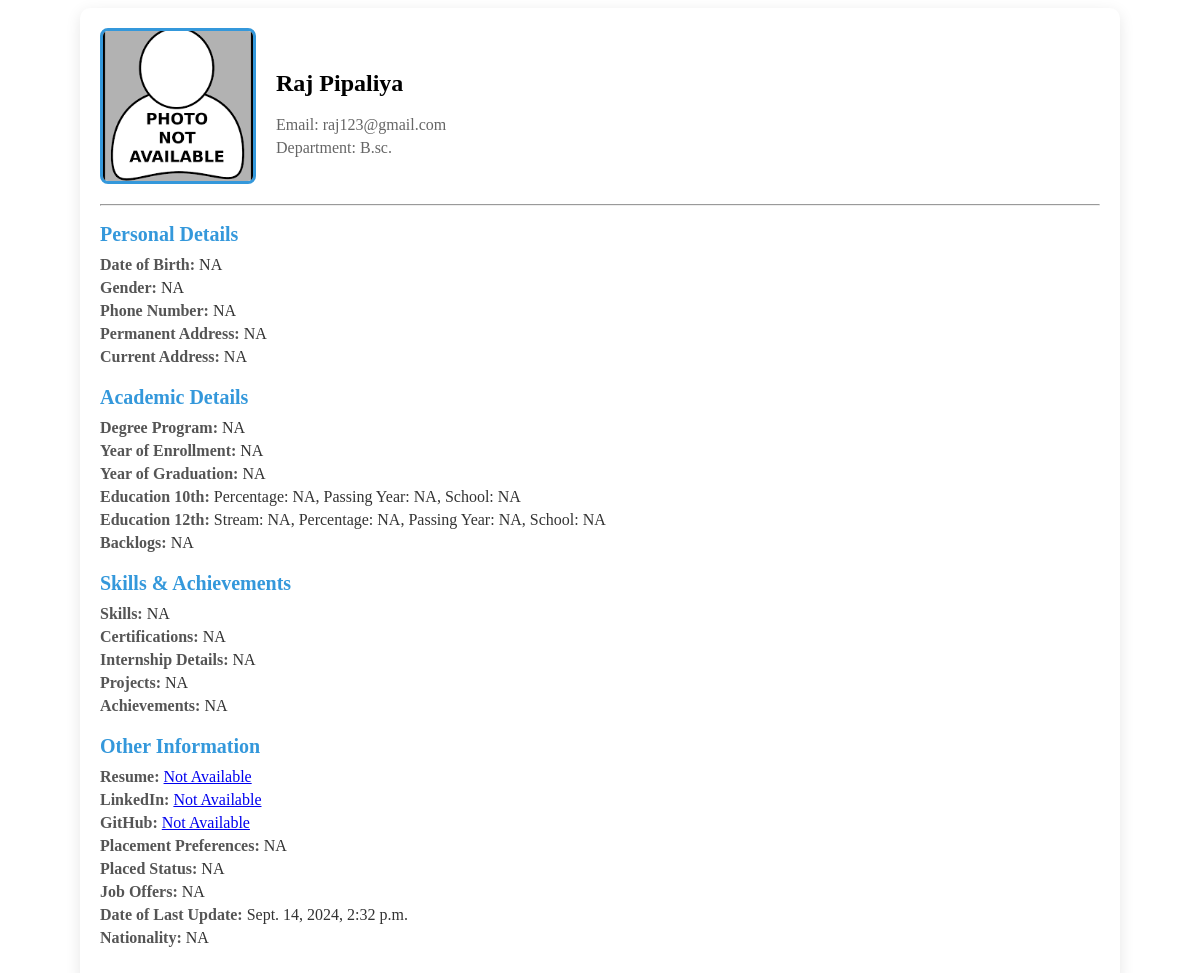
Page /student/raj123@gmail.com/ on the earlier database version.
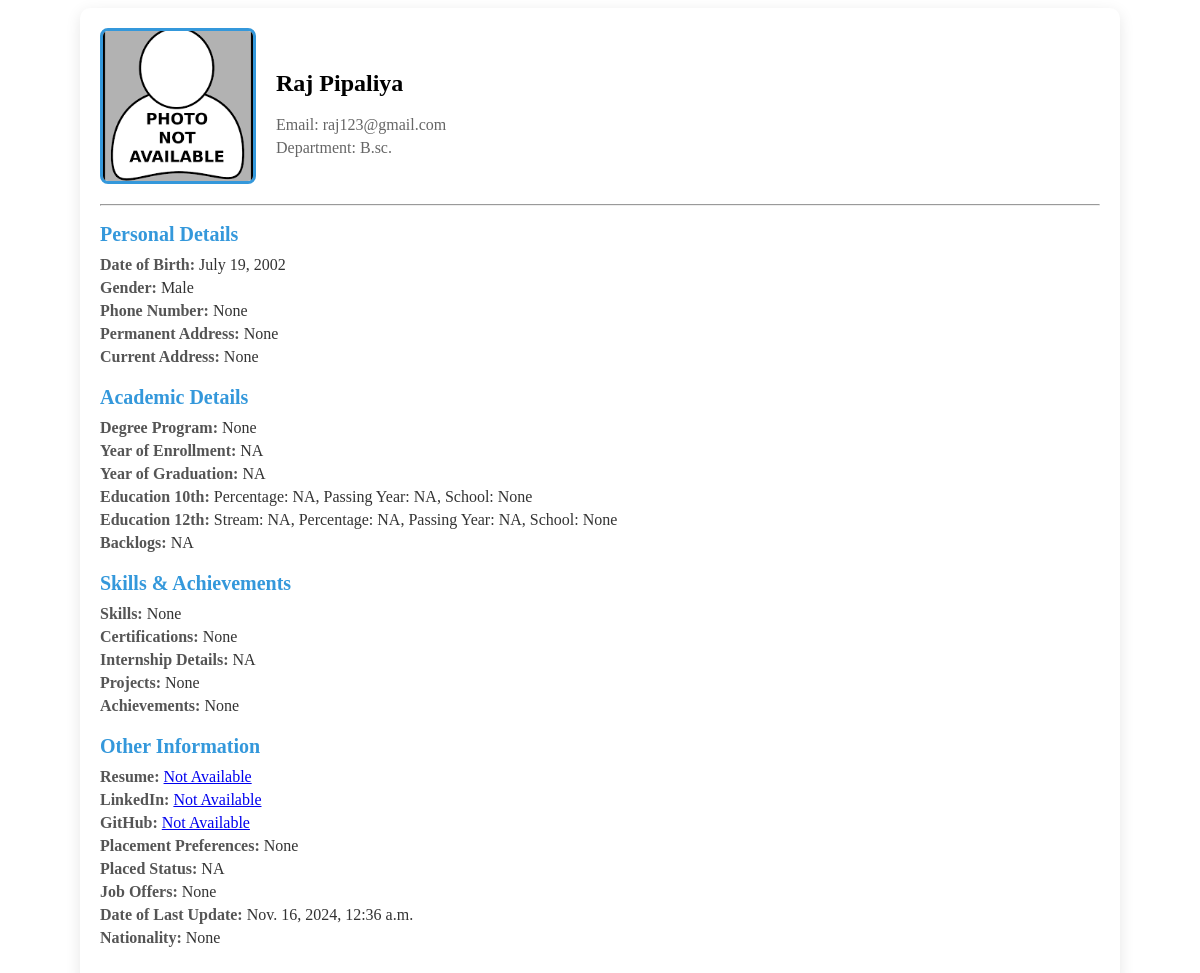
Same page on the later database version.
### cprs_app/models.py (models this page shows, shortened)
class StudentInformation(models.Model):
    student_profile = models.OneToOneField(StudentProfile, on_delete=models.CASCADE, related_name='student_info')
    student_id = models.CharField(max_length=50, unique=True, blank=True, null=True)
    college_email = models.EmailField(unique=True)
    full_name = models.CharField(max_length=200)
    personal_email = models.EmailField(blank=True, null=True)
    phone_number = models.CharField(max_length=15, blank=True, null=True)
    date_of_birth = models.DateField(blank=True, null=True)
    gender = models.CharField(max_length=10, choices=[('Male', 'Male'), ('Female', 'Female'), ('Other', 'Other')], blank=True, null=True)
    profile_photo = models.ImageField(upload_to='student_photos/', blank=True, null=True)
    permanent_address = models.TextField(blank=True, null=True)
    current_address = models.TextField(blank=True, null=True)
    department = models.CharField(max_length=100)
    degree_program = models.CharField(max_length=100, blank=True, null=True)
    year_of_enrollment = models.IntegerField(blank=True, null=True)
    year_of_graduation = models.IntegerField(blank=True, null=True)
    tenth_percentage = models.FloatField(blank=True, null=True)
    tenth_passing_year = models.IntegerField(blank=True, null=True)
    tenth_school = models.CharField(max_length=200, blank=True, null=True)
    twelfth_stream = models.CharField(max_length=50, choices=[('Science', 'Science'), ('Commerce', 'Commerce'), ('Arts', 'Arts'), ('Other', 'Other')], blank=True, null=True)
    twelfth_percentage = models.FloatField(blank=True, null=True)
    twelfth_passing_year = models.IntegerField(blank=True, null=True)
    twelfth_school = models.CharField(max_length=200, blank=True, null=True)
    ug_course = models.CharField(max_length=100, blank=True, null=True)
    ug_passing_year = models.IntegerField(blank=True, null=True)
    ug_cgpa = models.FloatField(blank=True, null=True)
    ug_college_university = models.CharField(max_length=200, blank=True, null=True)
    other_course = models.CharField(max_length=100, blank=True, null=True)
    other_passing_year = models.IntegerField(blank=True, null=True)
    other_cgpa = models.FloatField(blank=True, null=True)
    other_college_university = models.CharField(max_length=200, blank=True, null=True)
    backlogs = models.IntegerField(default=0, blank=True, null=True)
    skills = models.TextField(blank=True, null=True)
    certifications = models.TextField(blank=True, null=True)
    internship_details = models.TextField(blank=True, null=True)
    projects = models.TextField(blank=True, null=True)
    achievements = models.TextField(blank=True, null=True)
    extracurricular_activities = models.TextField(blank=True, null=True)
    resume = models.FileField(upload_to='resumes/', blank=True, null=True)
    linkedin_profile = models.URLField(blank=True, null=True)
    github_profile = models.URLField(blank=True, null=True)
    placement_preferences = models.TextField(blank=True, null=True)
    placed_status = models.BooleanField(default=False)
    job_offers = models.TextField(blank=True, null=True)
    date_of_last_update = models.DateTimeField(default=timezone.now)
    nationality = models.CharField(max_length=50, blank=True, null=True)

class StudentProfile(models.Model):
    student_name = models.CharField(max_length=100,default=None)
    email = models.EmailField(unique=True,blank=True,null=True)
    department = models.CharField(max_length=50,default=None)
    password = models.CharField(max_length=128,default=None)
    reset_code = models.CharField(max_length=6, blank=True, null=True)
    reset_code_expires_at = models.DateTimeField(blank=True, null=True)

### cprs_app/views.py (the view)
# urls.py: path('student/<str:pk>/', v1.view_student_details, name='view_student_details'),
def view_student_details(request, pk):
    student = get_object_or_404(StudentInformation, college_email=pk)
    return render(request, 'student_details.html', {'student': student})

### template/student_details.html (shortened to what this page needs)
{% load static %}
<!DOCTYPE html>
<html lang="en">
<head>
</head>
<body>
<div class="container">
    <div class="profile-header">
        <div class="profile-photo">
            <img src="{% if student.profile_photo %}{{ student.profile_photo.url }}{% else %}{% static 'default_profile.png' %}{% endif %}" alt="Profile Photo">
        </div>
        <div class="student-info">
            <h2>{{ student.student_profile.student_name|default:"NA" }}</h2>
            <p>Email: {{ student.student_profile.email|default:"NA" }}</p>
            <p>Department: {{ student.student_profile.department|default:"NA" }}</p>
        </div>
    </div>
    <hr>
    <div class="section">
        <h2 class="section-title">Personal Details</h2>
        <div class="section-content">
            <p><span>Date of Birth:</span> {{ student.date_of_birth|default:"NA" }}</p>
            <p><span>Gender:</span> {{ student.gender|default:"NA" }}</p>
            <p><span>Phone Number:</span> {{ student.phone_number|default:"NA" }}</p>
            <p><span>Permanent Address:</span> {{ student.permanent_address|default:"NA" }}</p>
            <p><span>Current Address:</span> {{ student.current_address|default:"NA" }}</p>
        </div>
    </div>
    <div class="section">
        <h2 class="section-title">Academic Details</h2>
        <div class="section-content">
            <p><span>Degree Program:</span> {{ student.degree_program|default:"NA" }}</p>
            <p><span>Year of Enrollment:</span> {{ student.year_of_enrollment|default:"NA" }}</p>
            <p><span>Year of Graduation:</span> {{ student.year_of_graduation|default:"NA" }}</p>
            <p><span>Education 10th:</span> Percentage: {{ student.tenth_percentage|default:"NA" }}, Passing Year: {{ student.tenth_passing_year|default:"NA" }}, School: {{ student.tenth_school|default:"NA" }}</p>
            <p><span>Education 12th:</span> Stream: {{ student.twelfth_stream|default:"NA" }}, Percentage: {{ student.twelfth_percentage|default:"NA" }}, Passing Year: {{ student.twelfth_passing_year|default:"NA" }}, School: {{ student.twelfth_school|default:"NA" }}</p>
            <p><span>Backlogs:</span> {{ student.backlogs|default:"NA" }}</p>
        </div>
    </div>
    <div class="section">
        <h2 class="section-title">Skills & Achievements</h2>
        <div class="section-content">
            <p><span>Skills:</span> {{ student.skills|default:"NA" }}</p>
            <p><span>Certifications:</span> {{ student.certifications|default:"NA" }}</p>
            <p><span>Internship Details:</span> {{ student.internships|default:"NA" }}</p>
            <p><span>Projects:</span> {{ student.projects|default:"NA" }}</p>
            <p><span>Achievements:</span> {{ student.achievements|default:"NA" }}</p>
        </div>
    </div>
    <div class="section">
        <h2 class="section-title">Other Information</h2>
        <div class="section-content">
            <p><span>Resume:</span>
                <a href="{% if student.resume %}{{ student.resume.url }}{% else %}#{% endif %}">
                    {% if student.resume %}View Resume{% else %}Not Available{% endif %}
                </a>
            </p>
            <p><span>LinkedIn:</span> <a href="{{ student.linkedin_profile|default:'#' }}">{{ student.linkedin_profile|default:"Not Available" }}</a></p>
            <p><span>GitHub:</span> <a href="{{ student.github_profile|default:'#' }}">{{ student.github_profile|default:"Not Available" }}</a></p>
            <p><span>Placement Preferences:</span> {{ student.placement_preferences|default:"NA" }}</p>
            <p><span>Placed Status:</span> {{ student.placed_status|default:"NA" }}</p>
            <p><span>Job Offers:</span> {{ student.job_offers|default:"NA" }}</p>
            <p><span>Date of Last Update:</span> {{ student.date_of_last_update|default:"NA" }}</p>
            <p><span>Nationality:</span> {{ student.nationality|default:"NA" }}</p>
        </div>
    </div>
</div>
</body>
</html>

### template/student_details.html (style rules this page uses)
.container { max-width: 1000px; margin: 0 auto; background-color: white; border-radius: 10px; padding: 20px; box-shadow: 0px 4px 15px rgba(0, 0, 0, 0.1); }
.profile-header { display: flex; align-items: center; margin-bottom: 20px; }
.profile-photo { width: 150px; height: 150px; border-radius: 8px; overflow: hidden; border: 3px solid #3498db; margin-right: 20px; }
.profile-photo img { width: 100%; height: 100%; object-fit: cover; }
.student-info { flex-grow: 1; }
.student-info p { margin: 5px 0; color: #666; }
.section { margin-bottom: 20px; }
.section-title { font-size: 20px; margin-bottom: 10px; color: #3498db; }
.section-content p { margin: 5px 0; color: #333; }
.section-content p span { font-weight: bold; color: #555; }

Differences in the rows shown:
changed StudentInformation "NA": date_of_birth "NA" → "July 19, 2002"; gender "NA" → "Male"; phone_number "NA" → "None"; permanent_address "NA" → "None"; current_address "NA" → "None"; degree_program "NA" → "None"; tenth_school "NA" → "None"; twelfth_school "NA" → "None"; skills "NA" → "None"; certifications "NA" → "None"; projects "NA" → "None"; achievements "NA" → "None"; placement_preferences "NA" → "None"; job_offers "NA" → "None"; date_of_last_update "Sept. 14, 2024, 2:32 p.m." → "Nov. 16, 2024, 12:36 a.m."; nationality "NA" → "None"
